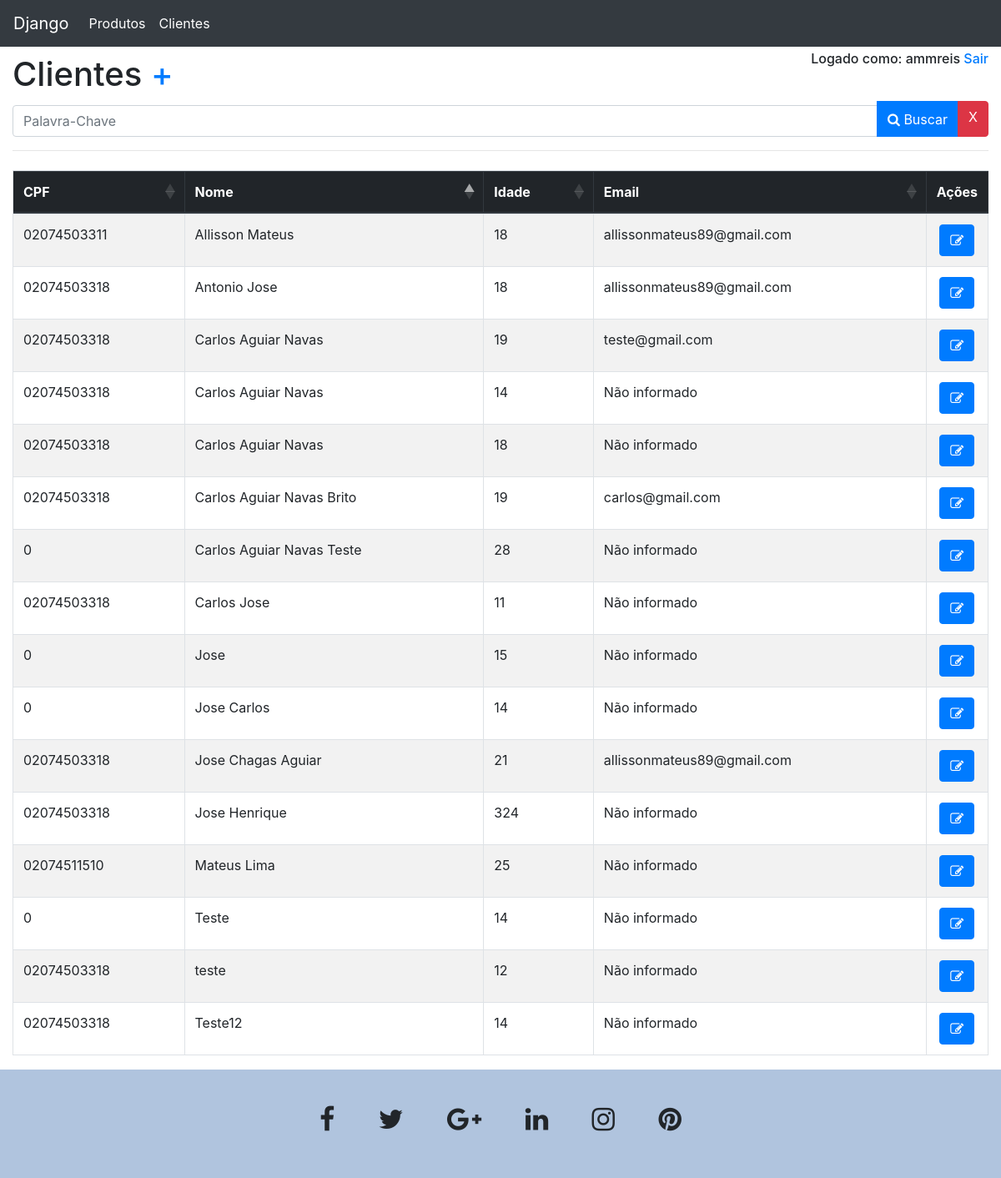
The app's page /clientes/ (signed in) with its own data.
### clientes/models.py (models this page shows, shortened)
class Cliente(models.Model):
    nome = models.CharField(max_length=100)
    idade = models.IntegerField()
    cpf = models.CharField(max_length=11, validators=[MinLengthValidator(11)])
    email = models.CharField(max_length=100, default='Não informado')

### clientes/views.py (the view)
# urls.py: path('', listarCliente , name='cliente_list'),
@login_required
def listarCliente(request, codigo=None):
    if codigo:
        cliente = get_object_or_404(Cliente, id=codigo)
        cliente_form = ClienteForm(instance=cliente)
        template = 'cliente_edit.html'
        context = { 'formEditar' : cliente_form , 'codigo':codigo }
    else:
        if request.method == 'POST':     #startwith contains
            form = SearchClienteForm(request.POST)
            query = request.POST.copy().get('query')
            clientes = Cliente.objects.all().filter(nome__contains=query).order_by('nome')
        else:
            clientes = Cliente.objects.all().order_by('nome')
            form = SearchClienteForm()
        template = 'cliente_list.html'
        context = { 'clientes' : clientes , 'search': form}
    return render( request, template, context)

### clientes/forms.py
class SearchClienteForm(forms.Form):
    query = forms.CharField(label='', max_length=100, widget=forms.TextInput(
        attrs={
            'class': 'form-control',
            'placeholder': 'Palavra-Chave',
            'autofocus': True,
        }
    ))

### clientes/templates/cliente_list.html (shortened to what this page needs)
{% extends 'base.html' %}
{% block content %}
     <h1>Clientes <a href="cadastrar">+</a></h1>
    <form action="" method="POST">
                     <div class="input-group">
                        <div class="input-group">
                                {{ search }}
                                <div class="input-group-append">
                                    <button type="submit"  class="btn btn-primary"><i class="fa fa-search"></i> Buscar</button>
                                    <a href="" class="btn btn-danger">X</a>
                                </div>
                        </div>
                    </div>
    </form>
    <hr>
    <table id="table_id" class="table table-striped table-bordered" style="width: 100%;">
            <thead class="thead-dark">
                <tr>
                    <th>CPF</th>
                    <th>Nome</th>
                    <th>Idade</th>
                    <th>Email</th>
                    <th>Ações</th>
                </tr>
            </thead>
            <tbody>
                {% for cliente in clientes %}
                <tr>
                    <td>{{ cliente.cpf }}</td>
                    <td>{{ cliente.nome }}</td>
                    <td>{{ cliente.idade }}</td>
                    <td>{{ cliente.email }}</td>
                    <td style="width: 10px; text-align: center;">
                        <a  class="btn btn-primary" href="{{ cliente.id }}/"><i class="fa fa-edit"></i></a>
                    </td>
                </tr>
                {% endfor %}
            </tbody>
    </table>
{% endblock %}

### templates/base.html (shortened to what this page needs)
{% load static %}
<!DOCTYPE html>
<html>
    <head>
        <link rel="stylesheet" href="https://cdnjs.cloudflare.com/ajax/libs/twitter-bootstrap/4.1.1/css/bootstrap.css">
        <link rel="stylesheet" type="text/css" href="https://cdnjs.cloudflare.com/ajax/libs/font-awesome/4.7.0/css/font-awesome.min.css">
        <link rel="stylesheet" type="text/css" href="https://cdn.datatables.net/1.10.19/css/dataTables.bootstrap4.min.css">
    </head>
    <body>
            <nav class="navbar navbar-expand-lg navbar-dark bg-dark"  style="margin-bottom: 5px;">
                    <a class="navbar-brand" href="#">Django</a>
                    <div class="collapse navbar-collapse" id="navbarNavAltMarkup">
                      <div class="navbar-nav">
                        <a class="nav-item nav-link active"  href="http://localhost:8000/">Produtos</a>
                        <a class="nav-item nav-link active" href="http://localhost:8000/clientes">Clientes</a>
                      </div>
                    </div>
            </nav>
            <div class="container-fluid">
                {% if user.is_authenticated %}
                    <h6 style="text-align: end; margin-bottom: -15px;">Logado como: {{user.username}} <a href="/accounts/logout/">Sair</a></h6>
                {% else %}
                     <h6 style="text-align: end; margin-bottom: -15px;">Você não está logado</h6>
                {% endif %}
                {% block content %}{% endblock %}
            </div>
             <footer class="page-footer font-small cyan darken-3" style="background-color: #B0C4DE; margin-top: 10px;">
                        <div class="container">
                        <div class="row">
                            <div class="col-md-12 py-5" style="text-align: center;">
                            <div class="mb-2 flex-center">
                                <a class="fb-ic">
                                <i class="fa fa-facebook fa-lg white-text mr-md-5 mr-3 fa-2x"> </i>
                                </a>
                                <a class="tw-ic">
                                <i class="fa fa-twitter fa-lg white-text mr-md-5 mr-3 fa-2x"> </i>
                                </a>
                                <a class="gplus-ic">
                                <i class="fa fa-google-plus fa-lg white-text mr-md-5 mr-3 fa-2x"> </i>
                                </a>
                                <a class="li-ic">
                                <i class="fa fa-linkedin fa-lg white-text mr-md-5 mr-3 fa-2x"> </i>
                                </a>
                                <a class="ins-ic">
                                <i class="fa fa-instagram fa-lg white-text mr-md-5 mr-3 fa-2x"> </i>
                                </a>
                                <a class="pin-ic">
                                <i class="fa fa-pinterest fa-lg white-text fa-2x"> </i>
                                </a>
                            </div>
                            </div>
                        </div>
                        </div>
                    </footer>
    </body>
</html>

### templates/base.html (style rules this page uses)
input { margin-top: 5px; }

### records on screen
Cliente: cpf "02074503311", nome "Allisson Mateus", idade "18", email "allissonmateus89@gmail.com"
Cliente: cpf "02074503318", nome "Antonio Jose", idade "18", email "allissonmateus89@gmail.com"
Cliente: cpf "02074503318", nome "Carlos Aguiar Navas", idade "19", email "teste@gmail.com"
Cliente: cpf "02074503318", nome "Carlos Aguiar Navas", idade "14", email "Não informado"
Cliente: cpf "02074503318", nome "Carlos Aguiar Navas", idade "18", email "Não informado"
Cliente: cpf "02074503318", nome "Carlos Aguiar Navas Brito", idade "19", email "carlos@gmail.com"
Cliente: cpf "0", nome "Carlos Aguiar Navas Teste", idade "28", email "Não informado"
Cliente: cpf "02074503318", nome "Carlos Jose", idade "11", email "Não informado"
Cliente: cpf "0", nome "Jose", idade "15", email "Não informado"
Cliente: cpf "0", nome "Jose Carlos", idade "14", email "Não informado"
Cliente: cpf "02074503318", nome "Jose Chagas Aguiar", idade "21", email "allissonmateus89@gmail.com"
Cliente: cpf "02074503318", nome "Jose Henrique", idade "324", email "Não informado"
Cliente: cpf "02074511510", nome "Mateus Lima", idade "25", email "Não informado"
Cliente: cpf "0", nome "Teste", idade "14", email "Não informado"
Cliente: cpf "02074503318", nome "Teste12", idade "14", email "Não informado"
Cliente: cpf "02074503318", nome "teste", idade "12", email "Não informado"

### other values on screen
{{ user.username }} "ammreis"
